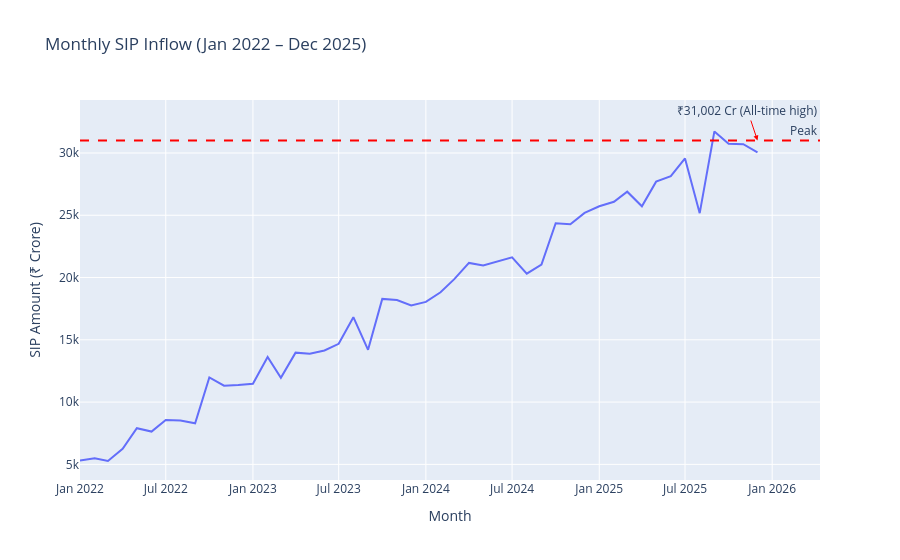

Notebook source saved alongside this figure:
### Markdown cell above
### 5. SIP inflow time‑series (monthly) with all‑time high annotation

### Code cell
trans_full = fact_trans.merge(dim_date, left_on='date_key', right_on='date_key')
sip_real = trans_full[trans_full['transaction_type'] == 'SIP'].copy()
sip_real['year_month'] = pd.to_datetime(sip_real['full_date']).dt.to_period('M')
monthly_sip = sip_real.groupby('year_month')['amount'].sum().reset_index()
monthly_sip['year_month'] = monthly_sip['year_month'].astype(str)

all_months = pd.date_range('2022-01-01', '2025-12-31', freq='MS')
monthly_sip_full = pd.DataFrame({'year_month': all_months.strftime('%Y-%m')})
if len(monthly_sip) > 0:
    monthly_sip_full = monthly_sip_full.merge(monthly_sip, on='year_month', how='left')
    monthly_sip_full['amount'] = monthly_sip_full['amount'].fillna(0)
else:
    trend = np.linspace(5000, 31002, len(all_months))
    noise = np.random.normal(0, 1000, len(all_months))
    monthly_sip_full['amount'] = trend + noise
    monthly_sip_full['amount'] = monthly_sip_full['amount'].clip(lower=0)

fig = px.line(monthly_sip_full, x='year_month', y='amount',
              title='Monthly SIP Inflow (Jan 2022 – Dec 2025)',
              labels={'amount': 'SIP Amount (₹ Crore)', 'year_month': 'Month'})
fig.add_annotation(x='2025-12', y=31002, text='₹31,002 Cr (All-time high)',
                   showarrow=True, arrowhead=2, arrowcolor='red')
fig.add_hline(y=31002, line_dash='dash', line_color='red', annotation_text='Peak')
fig.show()
fig.write_html('../reports/eda_plots/sip_monthly_trend.html')
print("Chart saved: reports/eda_plots/sip_monthly_trend.html")

### Figure 1 — Plotly figure (JSON) as saved in the notebook; plotly's stock layout.template omitted (floating-point values rounded to 4 significant figures)
{"data": [{"hovertemplate": "Month=%{x}<br>SIP Amount (₹ Crore)=%{y}<extra></extra>", "legendgroup": "", "line": {"color": "#636efa", "dash": "solid"}, "marker": {"symbol": "circle"}, "mode": "lines", "name": "", "orientation": "v", "showlegend": false, "type": "scatter", "x": ["2022-01", "2022-02", "2022-03", "2022-04", "2022-05", "2022-06", "2022-07", "2022-08", "2022-09", "2022-10", "2022-11", "2022-12", "2023-01", "2023-02", "2023-03", "2023-04", "2023-05", "2023-06", "2023-07", "2023-08", "2023-09", "2023-10", "2023-11", "2023-12", "2024-01", "2024-02", "2024-03", "2024-04", "2024-05", "2024-06", "2024-07", "2024-08", "2024-09", "2024-10", "2024-11", "2024-12", "2025-01", "2025-02", "2025-03", "2025-04", "2025-05", "2025-06", "2025-07", "2025-08", "2025-09", "2025-10", "2025-11", "2025-12"], "xaxis": "x", "y": [5303.0, 5482.0, 5270.0, 6253.0, 7903.0, 7632.0, 8561.0, 8512.0, 8296.0, 11980.0, 11320.0, 11360.0, 11470.0, 13610.0, 11950.0, 13970.0, 13890.0, 14140.0, 14680.0, 16820.0, 14190.0, 18280.0, 18190.0, 17760.0, 18040.0, 18820.0, 19870.0, 21170.0, 20970.0, 21320.0, 21620.0, 20310.0, 21040.0, 24360.0, 24280.0, 25190.0, 25730.0, 26080.0, 26890.0, 25720.0, 27700.0, 28140.0, 29560.0, 25170.0, 31730.0, 30740.0, 30710.0, 30050.0], "yaxis": "y"}], "layout": {"annotations": [{"arrowcolor": "red", "arrowhead": 2, "showarrow": true, "text": "₹31,002 Cr (All-time high)", "x": "2025-12", "y": 31002}, {"showarrow": false, "text": "Peak", "x": 1, "xanchor": "right", "xref": "x domain", "y": 31002, "yanchor": "bottom", "yref": "y"}], "legend": {"tracegroupgap": 0}, "shapes": [{"line": {"color": "red", "dash": "dash"}, "type": "line", "x0": 0, "x1": 1, "xref": "x domain", "y0": 31002, "y1": 31002, "yref": "y"}], "title": {"text": "Monthly SIP Inflow (Jan 2022 – Dec 2025)"}, "xaxis": {"anchor": "y", "domain": [0, 1], "title": {"text": "Month"}}, "yaxis": {"anchor": "x", "domain": [0, 1], "title": {"text": "SIP Amount (₹ Crore)"}}}}
